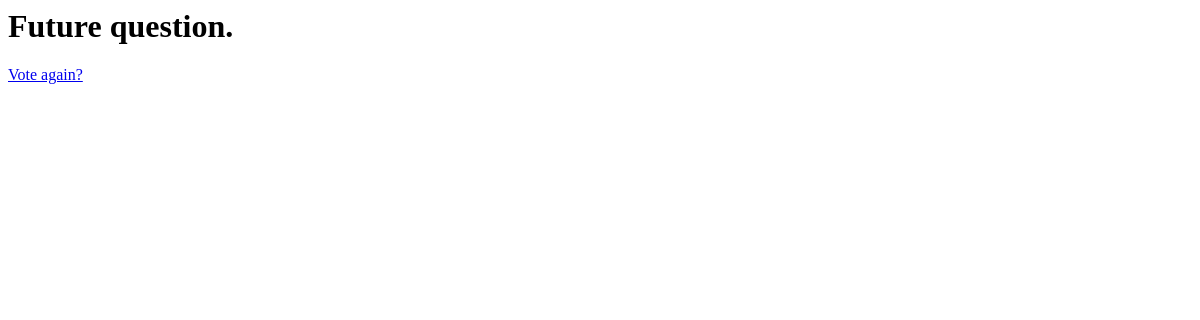
The page /polls/2/results/ on the database as committed earlier.
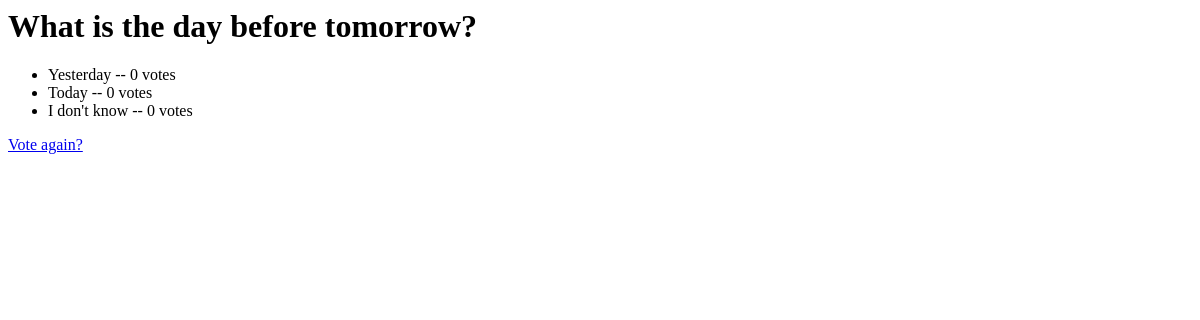
The same page on the database as committed later.
### polls/models.py (models this page shows, shortened)
class Question(models.Model):
    question_text = models.CharField(max_length=200)
    pub_date = models.DateTimeField('date published')
    def was_published_recently(self):
        now = timezone.now()
        return now - datetime.timedelta(days=1) <= self.pub_date <= now
    was_published_recently.admin_order_field = 'pub_date'
    was_published_recently.boolean = True
    was_published_recently.short_description = 'Published recently?'

class Choice(models.Model):
    question = models.ForeignKey(Question, on_delete=models.CASCADE)
    choice_text = models.CharField(max_length=200)
    votes = models.IntegerField(default=0)

### polls/views.py (the view)
# urls.py: path('<int:pk>/results/', views.ResultsView.as_view(), name='results'),
class ResultsView(generic.DetailView):
    model = Question
    template_name = 'polls/results.html'

### polls/templates/polls/results.html
<h1>{{ question.question_text }}</h1>
<ul>
{% for choice in question.choice_set.all %}
    <li>{{ choice.choice_text }} -- {{ choice.votes }} vote{{ choice.votes|pluralize }}</li>
{% endfor %}
</ul>
<a href="{% url 'polls:detail' question.id %}">Vote again?</a>

Rows that differ between the two databases and show on the page:
changed Question: question_text "Future question." → "What is the day before tomorrow?"
added Choice: choice_text "Yesterday", votes "0"
added Choice: choice_text "Today", votes "0"
added Choice: choice_text "I don't know", votes "0"
